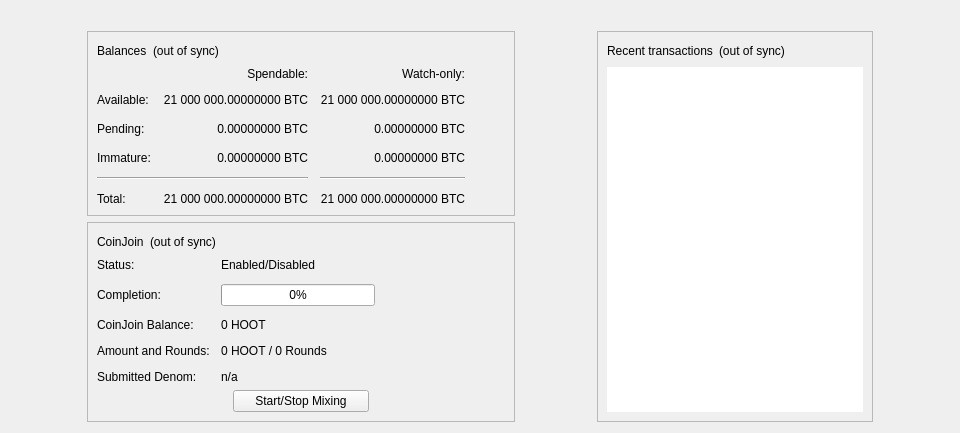
<?xml version="1.0" encoding="UTF-8"?>
<ui version="4.0">
 <class>OverviewPage</class>
 <widget class="QWidget" name="OverviewPage">
  <property name="geometry">
   <rect>
    <x>0</x>
    <y>0</y>
    <width>798</width>
    <height>318</height>
   </rect>
  </property>
  <property name="minimumSize">
   <size>
    <width>960</width>
    <height>0</height>
   </size>
  </property>
  <property name="windowTitle">
   <string>Form</string>
  </property>
  <layout class="QVBoxLayout" name="topLayout">
   <item>
    <widget class="QLabel" name="labelAlerts">
     <property name="visible">
      <bool>false</bool>
     </property>
     <property name="wordWrap">
      <bool>true</bool>
     </property>
     <property name="margin">
      <number>3</number>
     </property>
     <property name="textInteractionFlags">
      <set>Qt::TextSelectableByMouse</set>
     </property>
    </widget>
   </item>
   <item>
    <layout class="QHBoxLayout" name="horizontalLayout" stretch="1,0,1,0,1">
     <item>
      <spacer name="horizontalSpacerLeft">
       <property name="orientation">
        <enum>Qt::Horizontal</enum>
       </property>
       <property name="sizeType">
        <enum>QSizePolicy::Preferred</enum>
       </property>
       <property name="sizeHint" stdset="0">
        <size>
         <width>10</width>
         <height>20</height>
        </size>
       </property>
      </spacer>
     </item>
     <item>
      <layout class="QVBoxLayout" name="verticalLayout_2">
       <item>
        <widget class="QFrame" name="frame">
         <property name="frameShape">
          <enum>QFrame::StyledPanel</enum>
         </property>
         <property name="frameShadow">
          <enum>QFrame::Raised</enum>
         </property>
         <layout class="QVBoxLayout" name="verticalLayout_4">
          <item>
           <layout class="QHBoxLayout" name="horizontalLayout_4">
            <item>
             <widget class="QLabel" name="label_5">
              <property name="text">
               <string>Balances</string>
              </property>
             </widget>
            </item>
            <item>
             <widget class="QLabel" name="labelWalletStatus">
              <property name="toolTip">
               <string>The displayed information may be out of date. Your wallet automatically synchronizes with the Hootchain network after a connection is established, but this process has not completed yet.</string>
              </property>
              <property name="text">
               <string notr="true">(out of sync)</string>
              </property>
              <property name="alignment">
               <set>Qt::AlignLeading|Qt::AlignLeft|Qt::AlignVCenter</set>
              </property>
             </widget>
            </item>
            <item>
             <spacer name="horizontalSpacer_3">
              <property name="orientation">
               <enum>Qt::Horizontal</enum>
              </property>
              <property name="sizeHint" stdset="0">
               <size>
                <width>40</width>
                <height>20</height>
               </size>
              </property>
             </spacer>
            </item>
           </layout>
          </item>
          <item>
           <layout class="QGridLayout" name="gridLayout">
            <property name="spacing">
             <number>12</number>
            </property>
            <item row="2" column="2">
             <widget class="QLabel" name="labelWatchPending">
              <property name="cursor">
               <cursorShape>IBeamCursor</cursorShape>
              </property>
              <property name="toolTip">
               <string>Unconfirmed transactions to watch-only addresses</string>
              </property>
              <property name="text">
               <string notr="true">0.00000000 BTC</string>
              </property>
              <property name="alignment">
               <set>Qt::AlignRight|Qt::AlignTrailing|Qt::AlignVCenter</set>
              </property>
              <property name="textInteractionFlags">
               <set>Qt::LinksAccessibleByMouse|Qt::TextSelectableByKeyboard|Qt::TextSelectableByMouse</set>
              </property>
             </widget>
            </item>
            <item row="2" column="1">
             <widget class="QLabel" name="labelUnconfirmed">
              <property name="cursor">
               <cursorShape>IBeamCursor</cursorShape>
              </property>
              <property name="toolTip">
               <string>Total of transactions that have yet to be confirmed, and do not yet count toward the spendable balance</string>
              </property>
              <property name="text">
               <string notr="true">0.00000000 BTC</string>
              </property>
              <property name="alignment">
               <set>Qt::AlignRight|Qt::AlignTrailing|Qt::AlignVCenter</set>
              </property>
              <property name="textInteractionFlags">
               <set>Qt::LinksAccessibleByMouse|Qt::TextSelectableByKeyboard|Qt::TextSelectableByMouse</set>
              </property>
             </widget>
            </item>
            <item row="3" column="2">
             <widget class="QLabel" name="labelWatchImmature">
              <property name="cursor">
               <cursorShape>IBeamCursor</cursorShape>
              </property>
              <property name="toolTip">
               <string>Mined balance in watch-only addresses that has not yet matured</string>
              </property>
              <property name="text">
               <string notr="true">0.00000000 BTC</string>
              </property>
              <property name="alignment">
               <set>Qt::AlignRight|Qt::AlignTrailing|Qt::AlignVCenter</set>
              </property>
              <property name="textInteractionFlags">
               <set>Qt::LinksAccessibleByMouse|Qt::TextSelectableByKeyboard|Qt::TextSelectableByMouse</set>
              </property>
             </widget>
            </item>
            <item row="4" column="0" colspan="2">
             <widget class="Line" name="lineSpendableBalance">
              <property name="orientation">
               <enum>Qt::Horizontal</enum>
              </property>
             </widget>
            </item>
            <item row="4" column="2">
             <widget class="Line" name="lineWatchBalance">
              <property name="sizePolicy">
               <sizepolicy hsizetype="Preferred" vsizetype="Fixed">
                <horstretch>0</horstretch>
                <verstretch>0</verstretch>
               </sizepolicy>
              </property>
              <property name="minimumSize">
               <size>
                <width>140</width>
                <height>0</height>
               </size>
              </property>
              <property name="orientation">
               <enum>Qt::Horizontal</enum>
              </property>
             </widget>
            </item>
            <item row="5" column="0">
             <widget class="QLabel" name="labelTotalText">
              <property name="text">
               <string>Total:</string>
              </property>
             </widget>
            </item>
            <item row="3" column="1">
             <widget class="QLabel" name="labelImmature">
              <property name="cursor">
               <cursorShape>IBeamCursor</cursorShape>
              </property>
              <property name="toolTip">
               <string>Mined balance that has not yet matured</string>
              </property>
              <property name="text">
               <string notr="true">0.00000000 BTC</string>
              </property>
              <property name="alignment">
               <set>Qt::AlignRight|Qt::AlignTrailing|Qt::AlignVCenter</set>
              </property>
              <property name="textInteractionFlags">
               <set>Qt::LinksAccessibleByMouse|Qt::TextSelectableByKeyboard|Qt::TextSelectableByMouse</set>
              </property>
             </widget>
            </item>
            <item row="2" column="3">
             <spacer name="horizontalSpacer_2">
              <property name="orientation">
               <enum>Qt::Horizontal</enum>
              </property>
              <property name="sizeHint" stdset="0">
               <size>
                <width>40</width>
                <height>20</height>
               </size>
              </property>
             </spacer>
            </item>
            <item row="3" column="0">
             <widget class="QLabel" name="labelImmatureText">
              <property name="text">
               <string>Immature:</string>
              </property>
             </widget>
            </item>
            <item row="5" column="1">
             <widget class="QLabel" name="labelTotal">
              <property name="cursor">
               <cursorShape>IBeamCursor</cursorShape>
              </property>
              <property name="toolTip">
               <string>Your current total balance</string>
              </property>
              <property name="text">
               <string notr="true">21 000 000.00000000 BTC</string>
              </property>
              <property name="alignment">
               <set>Qt::AlignRight|Qt::AlignTrailing|Qt::AlignVCenter</set>
              </property>
              <property name="textInteractionFlags">
               <set>Qt::LinksAccessibleByMouse|Qt::TextSelectableByKeyboard|Qt::TextSelectableByMouse</set>
              </property>
             </widget>
            </item>
            <item row="5" column="2">
             <widget class="QLabel" name="labelWatchTotal">
              <property name="cursor">
               <cursorShape>IBeamCursor</cursorShape>
              </property>
              <property name="toolTip">
               <string>Current total balance in watch-only addresses</string>
              </property>
              <property name="text">
               <string notr="true">21 000 000.00000000 BTC</string>
              </property>
              <property name="alignment">
               <set>Qt::AlignRight|Qt::AlignTrailing|Qt::AlignVCenter</set>
              </property>
              <property name="textInteractionFlags">
               <set>Qt::LinksAccessibleByMouse|Qt::TextSelectableByKeyboard|Qt::TextSelectableByMouse</set>
              </property>
             </widget>
            </item>
            <item row="0" column="2">
             <widget class="QLabel" name="labelWatchonly">
              <property name="text">
               <string>Watch-only:</string>
              </property>
              <property name="alignment">
               <set>Qt::AlignRight|Qt::AlignTrailing|Qt::AlignVCenter</set>
              </property>
             </widget>
            </item>
            <item row="1" column="0">
             <widget class="QLabel" name="labelBalanceText">
              <property name="text">
               <string>Available:</string>
              </property>
             </widget>
            </item>
            <item row="1" column="1">
             <widget class="QLabel" name="labelBalance">
              <property name="cursor">
               <cursorShape>IBeamCursor</cursorShape>
              </property>
              <property name="toolTip">
               <string>Your current spendable balance</string>
              </property>
              <property name="text">
               <string notr="true">21 000 000.00000000 BTC</string>
              </property>
              <property name="alignment">
               <set>Qt::AlignRight|Qt::AlignTrailing|Qt::AlignVCenter</set>
              </property>
              <property name="textInteractionFlags">
               <set>Qt::LinksAccessibleByMouse|Qt::TextSelectableByKeyboard|Qt::TextSelectableByMouse</set>
              </property>
             </widget>
            </item>
            <item row="1" column="2">
             <widget class="QLabel" name="labelWatchAvailable">
              <property name="cursor">
               <cursorShape>IBeamCursor</cursorShape>
              </property>
              <property name="toolTip">
               <string>Your current balance in watch-only addresses</string>
              </property>
              <property name="text">
               <string notr="true">21 000 000.00000000 BTC</string>
              </property>
              <property name="alignment">
               <set>Qt::AlignRight|Qt::AlignTrailing|Qt::AlignVCenter</set>
              </property>
              <property name="textInteractionFlags">
               <set>Qt::LinksAccessibleByMouse|Qt::TextSelectableByKeyboard|Qt::TextSelectableByMouse</set>
              </property>
             </widget>
            </item>
            <item row="2" column="0">
             <widget class="QLabel" name="labelPendingText">
              <property name="text">
               <string>Pending:</string>
              </property>
             </widget>
            </item>
            <item row="0" column="1">
             <widget class="QLabel" name="labelSpendable">
              <property name="text">
               <string>Spendable:</string>
              </property>
              <property name="alignment">
               <set>Qt::AlignRight|Qt::AlignTrailing|Qt::AlignVCenter</set>
              </property>
             </widget>
            </item>
           </layout>
          </item>
         </layout>
        </widget>
       </item>
       <item>
        <widget class="QFrame" name="frameCoinJoin">
         <property name="layoutDirection">
          <enum>Qt::LeftToRight</enum>
         </property>
         <property name="frameShape">
          <enum>QFrame::StyledPanel</enum>
         </property>
         <property name="frameShadow">
          <enum>QFrame::Raised</enum>
         </property>
         <layout class="QVBoxLayout" name="VerticalLayout_PS1">
          <item>
           <layout class="QHBoxLayout" name="horizontalLayout_5">
            <item>
             <widget class="QLabel" name="labelCoinJoinHeader">
              <property name="text">
               <string notr="true">CoinJoin</string>
              </property>
             </widget>
            </item>
            <item>
             <widget class="QLabel" name="labelCoinJoinSyncStatus">
              <property name="toolTip">
               <string>The displayed information may be out of date. Your wallet automatically synchronizes with the Hootchain network after a connection is established, but this process has not completed yet.</string>
              </property>
              <property name="text">
               <string notr="true">(out of sync)</string>
              </property>
              <property name="alignment">
               <set>Qt::AlignLeading|Qt::AlignLeft|Qt::AlignVCenter</set>
              </property>
             </widget>
            </item>
            <item>
             <spacer name="horizontalSpacer_4">
              <property name="orientation">
               <enum>Qt::Horizontal</enum>
              </property>
              <property name="sizeHint" stdset="0">
               <size>
                <width>40</width>
                <height>20</height>
               </size>
              </property>
             </spacer>
            </item>
           </layout>
          </item>
          <item>
           <layout class="QFormLayout" name="coinJoinFormLayout">
            <property name="fieldGrowthPolicy">
             <enum>QFormLayout::AllNonFixedFieldsGrow</enum>
            </property>
            <property name="horizontalSpacing">
             <number>11</number>
            </property>
            <property name="verticalSpacing">
             <number>12</number>
            </property>
            <item row="0" column="0">
             <widget class="QLabel" name="labelCoinJoinEnabledText">
              <property name="text">
               <string>Status:</string>
              </property>
             </widget>
            </item>
            <item row="0" column="1">
             <widget class="QLabel" name="labelCoinJoinEnabled">
              <property name="text">
               <string>Enabled/Disabled</string>
              </property>
             </widget>
            </item>
            <item row="1" column="0">
             <widget class="QLabel" name="labelCompletitionText">
              <property name="text">
               <string>Completion:</string>
              </property>
             </widget>
            </item>
            <item row="1" column="1">
             <widget class="QProgressBar" name="coinJoinProgress">
              <property name="maximumSize">
               <size>
                <width>154</width>
                <height>16777215</height>
               </size>
              </property>
              <property name="value">
               <number>0</number>
              </property>
             </widget>
            </item>
            <item row="2" column="0">
             <widget class="QLabel" name="labelAnonymizedText">
              <property name="text">
               <string notr="true">CoinJoin Balance:</string>
              </property>
             </widget>
            </item>
            <item row="2" column="1">
             <widget class="QLabel" name="labelAnonymized">
              <property name="text">
               <string notr="true">0 HOOT</string>
              </property>
             </widget>
            </item>
            <item row="3" column="0">
             <widget class="QLabel" name="labelAmountAndRoundsText">
              <property name="text">
               <string>Amount and Rounds:</string>
              </property>
             </widget>
            </item>
            <item row="3" column="1">
             <widget class="QLabel" name="labelAmountRounds">
              <property name="text">
               <string>0 HOOT / 0 Rounds</string>
              </property>
             </widget>
            </item>
            <item row="4" column="0">
             <widget class="QLabel" name="labelSubmittedDenomText">
              <property name="text">
               <string>Submitted Denom:</string>
              </property>
             </widget>
            </item>
            <item row="4" column="1">
             <widget class="QLabel" name="labelSubmittedDenom">
              <property name="toolTip">
               <string>The denominations you submitted to the Masternode.&lt;br&gt;To mix, other users must submit the exact same denominations.</string>
              </property>
              <property name="text">
               <string>n/a</string>
              </property>
              <property name="wordWrap">
               <bool>true</bool>
              </property>
             </widget>
            </item>
           </layout>
          </item>
          <item>
           <layout class="QVBoxLayout" name="VerticalLayout_PS">
            <item>
             <layout class="QHBoxLayout" name="horizontalLayout_3">
              <property name="topMargin">
               <number>0</number>
              </property>
              <item>
               <spacer name="horizontalSpacer_5">
                <property name="orientation">
                 <enum>Qt::Horizontal</enum>
                </property>
                <property name="sizeHint" stdset="0">
                 <size>
                  <width>40</width>
                  <height>20</height>
                 </size>
                </property>
               </spacer>
              </item>
              <item>
               <widget class="QPushButton" name="toggleCoinJoin">
                <property name="sizePolicy">
                 <sizepolicy hsizetype="MinimumExpanding" vsizetype="Fixed">
                  <horstretch>0</horstretch>
                  <verstretch>0</verstretch>
                 </sizepolicy>
                </property>
                <property name="text">
                 <string>Start/Stop Mixing</string>
                </property>
               </widget>
              </item>
              <item>
               <spacer name="horizontalSpacer_6">
                <property name="orientation">
                 <enum>Qt::Horizontal</enum>
                </property>
                <property name="sizeHint" stdset="0">
                 <size>
                  <width>40</width>
                  <height>20</height>
                 </size>
                </property>
               </spacer>
              </item>
             </layout>
            </item>
            <item>
             <spacer name="verticalSpacer_3">
              <property name="orientation">
               <enum>Qt::Vertical</enum>
              </property>
              <property name="sizeHint" stdset="0">
               <size>
                <width>20</width>
                <height>40</height>
               </size>
              </property>
             </spacer>
            </item>
           </layout>
          </item>
         </layout>
        </widget>
       </item>
       <item>
        <spacer name="verticalSpacer">
         <property name="orientation">
          <enum>Qt::Vertical</enum>
         </property>
         <property name="sizeHint" stdset="0">
          <size>
           <width>20</width>
           <height>40</height>
          </size>
         </property>
        </spacer>
       </item>
      </layout>
     </item>
     <item>
      <spacer name="horizontalSpacerCenter">
       <property name="orientation">
        <enum>Qt::Horizontal</enum>
       </property>
       <property name="sizeHint" stdset="0">
        <size>
         <width>10</width>
         <height>20</height>
        </size>
       </property>
      </spacer>
     </item>
     <item>
      <layout class="QVBoxLayout" name="verticalLayout_3">
       <item>
        <widget class="QFrame" name="frame_2">
         <property name="frameShape">
          <enum>QFrame::StyledPanel</enum>
         </property>
         <property name="frameShadow">
          <enum>QFrame::Raised</enum>
         </property>
         <layout class="QVBoxLayout" name="verticalLayout">
          <item>
           <layout class="QHBoxLayout" name="horizontalLayout_2">
            <item>
             <widget class="QLabel" name="label_4">
              <property name="text">
               <string>Recent transactions</string>
              </property>
             </widget>
            </item>
            <item>
             <widget class="QLabel" name="labelTransactionsStatus">
              <property name="toolTip">
               <string>The displayed information may be out of date. Your wallet automatically synchronizes with the Hootchain network after a connection is established, but this process has not completed yet.</string>
              </property>
              <property name="text">
               <string notr="true">(out of sync)</string>
              </property>
              <property name="alignment">
               <set>Qt::AlignLeading|Qt::AlignLeft|Qt::AlignVCenter</set>
              </property>
             </widget>
            </item>
            <item>
             <spacer name="horizontalSpacer">
              <property name="orientation">
               <enum>Qt::Horizontal</enum>
              </property>
              <property name="sizeHint" stdset="0">
               <size>
                <width>40</width>
                <height>20</height>
               </size>
              </property>
             </spacer>
            </item>
           </layout>
          </item>
          <item>
           <widget class="QListView" name="listTransactions">
            <property name="frameShape">
             <enum>QFrame::NoFrame</enum>
            </property>
            <property name="verticalScrollBarPolicy">
             <enum>Qt::ScrollBarAlwaysOff</enum>
            </property>
            <property name="horizontalScrollBarPolicy">
             <enum>Qt::ScrollBarAlwaysOff</enum>
            </property>
            <property name="selectionMode">
             <enum>QAbstractItemView::NoSelection</enum>
            </property>
           </widget>
          </item>
         </layout>
        </widget>
       </item>
      </layout>
     </item>
     <item>
      <spacer name="horizontalSpacerRight">
       <property name="orientation">
        <enum>Qt::Horizontal</enum>
       </property>
       <property name="sizeType">
        <enum>QSizePolicy::Preferred</enum>
       </property>
       <property name="sizeHint" stdset="0">
        <size>
         <width>10</width>
         <height>20</height>
        </size>
       </property>
      </spacer>
     </item>
    </layout>
   </item>
  </layout>
 </widget>
 <resources/>
 <connections/>
</ui>
